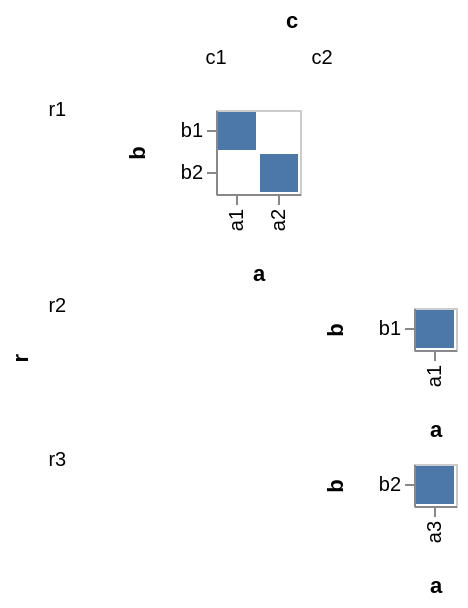

Here is the Vega-Lite specification saved for this chart:
### Vega specification from a JSON file in a GitHub repository (floating-point values rounded to 4 significant figures)
{"$schema": "https://vega.github.io/schema/vega/v3.0.json", "autosize": "pad", "padding": 5, "data": [{"name": "source_0", "values": [{"r": "r1", "c": "c1", "a": "a1", "b": "b1"}, {"r": "r1", "c": "c1", "a": "a2", "b": "b2"}, {"r": "r2", "c": "c2", "a": "a1", "b": "b1"}, {"r": "r3", "c": "c2", "a": "a3", "b": "b2"}]}, {"name": "column", "source": "source_0", "transform": [{"type": "aggregate", "groupby": ["c"]}]}, {"name": "column_layout", "source": "column", "transform": [{"type": "aggregate", "ops": ["distinct"], "fields": ["c"]}]}, {"name": "row", "source": "source_0", "transform": [{"type": "aggregate", "groupby": ["r"]}]}], "signals": [{"name": "child_x_step", "value": 21}, {"name": "child_y_step", "value": 21}], "layout": {"padding": {"row": 10, "column": 10}, "offset": 10, "columns": {"signal": "data('column_layout')[0][\"distinct_c\"]"}, "bounds": "full"}, "marks": [{"name": "row_title", "role": "row-title", "type": "group", "marks": [{"type": "text", "role": "row-title-text", "encode": {"update": {"align": {"value": "right"}, "text": {"value": "r"}, "fill": {"value": "black"}, "fontWeight": {"value": "bold"}, "angle": {"value": 270}}}}]}, {"name": "column_title", "role": "column-title", "type": "group", "marks": [{"type": "text", "role": "column-title-text", "encode": {"update": {"align": {"value": "center"}, "text": {"value": "c"}, "fill": {"value": "black"}, "fontWeight": {"value": "bold"}}}}]}, {"name": "row_header", "type": "group", "role": "row-header", "from": {"data": "row"}, "sort": {"field": "datum[\"r\"]", "order": "ascending"}, "title": {"text": {"signal": "parent[\"r\"]"}, "offset": 10, "orient": "left", "encode": {"update": {"fontWeight": {"value": "normal"}, "angle": {"value": 0}, "fontSize": {"value": 10}, "align": {"value": "right"}, "baseline": {"value": "middle"}}}}, "encode": {"update": {"height": {"signal": "bandspace(datum[\"distinct_b\"], 0.1, 0.05) * child_y_step"}}}}, {"name": "column_header", "type": "group", "role": "column-header", "from": {"data": "column"}, "sort": {"field": "datum[\"c\"]", "order": "ascending"}, "title": {"text": {"signal": "parent[\"c\"]"}, "offset": 10, "orient": "top", "encode": {"update": {"fontWeight": {"value": "normal"}, "angle": {"value": 0}, "fontSize": {"value": 10}}}}, "encode": {"update": {"width": {"signal": "bandspace(datum[\"distinct_a\"], 0.1, 0.05) * child_x_step"}}}}, {"name": "cell", "type": "group", "from": {"facet": {"name": "facet", "data": "source_0", "groupby": ["r", "c"], "aggregate": {"cross": true, "fields": ["a", "b"], "ops": ["distinct", "distinct"]}}}, "sort": {"field": ["datum[\"r\"]", "datum[\"c\"]"], "order": ["ascending", "ascending"]}, "encode": {"update": {"width": {"signal": "bandspace(datum[\"distinct_a\"], 0.1, 0.05) * child_x_step"}, "height": {"signal": "bandspace(datum[\"distinct_b\"], 0.1, 0.05) * child_y_step"}, "stroke": {"value": "#ccc"}, "fill": {"value": "transparent"}}}, "marks": [{"name": "child_marks", "type": "rect", "from": {"data": "facet"}, "encode": {"update": {"x": {"scale": "child_x", "field": "a"}, "width": {"scale": "child_x", "band": true}, "y": {"scale": "child_y", "field": "b"}, "height": {"scale": "child_y", "band": true}, "fill": {"value": "#4c78a8"}}}}], "scales": [{"name": "child_x", "type": "band", "domain": {"data": "facet", "field": "a", "sort": true}, "range": {"step": {"signal": "child_x_step"}}, "round": true, "paddingInner": 0.1, "paddingOuter": 0.05}, {"name": "child_y", "type": "band", "domain": {"data": "facet", "field": "b", "sort": true}, "range": {"step": {"signal": "child_y_step"}}, "round": true, "paddingInner": 0.1, "paddingOuter": 0.05}], "axes": [{"scale": "child_x", "orient": "bottom", "title": "a", "zindex": 1, "encode": {"labels": {"update": {"angle": {"value": 270}, "align": {"value": "right"}, "baseline": {"value": "middle"}}}}}, {"scale": "child_y", "orient": "left", "title": "b", "zindex": 1}]}], "config": {"axis": {"minExtent": 30}}}
